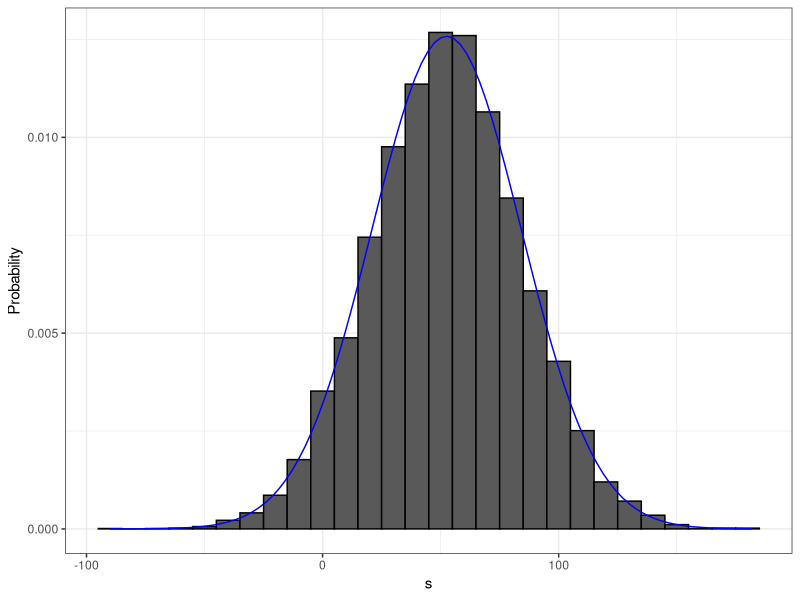

Recreate this plot in R.
## ---- chunk 1
library(tidyverse)
library(dslabs)
library(gridExtra)
library(ggthemes)
ds_theme_set()
options(digits = 3)
knitr::opts_chunk$set(
  comment = "#>",
  collapse = TRUE,
  cache = TRUE,
  out.width = "70%",
  fig.align = "center",
  fig.width = 6,
  fig.asp = 0.618,  # 1 / phi
  fig.show = "hold"
)

img_path <- "img"
## ---- chunk 2
color <- rep(c("Black", "Red", "Green"), c(18, 18, 2)) 
## ---- chunk 3
n <- 1000 
x <- sample(ifelse(color == "Red", -1, 1),  n, replace = TRUE) 
x[1:10] 
## ---- chunk 4
x <- sample(c(-1, 1), n, replace = TRUE, prob = c(9/19, 10/19)) 
## ---- chunk 5
x <- sample(c(-1, 1), n, replace = TRUE, prob = c(9/19, 10/19)) 
s <- sum(x) 
s 
## ---- chunk 6
n <- 1000 
B <- 10000 
roulette_winnings <- function(n){ 
  x <- sample(c(-1, 1), n, replace = TRUE, prob = c(9/19, 10/19)) 
  sum(x) 
} 
s <- replicate(B, roulette_winnings(n)) 
## ---- chunk 7
mean(s < 0) 
## ---- chunk 8
ss <- seq(min(s), max(s), length = 100) 
normal_density <- data.frame(s = ss, f = dnorm(ss, mean(s), sd(s))) 
data.frame(s = s) |> ggplot(aes(s, after_stat(density))) + 
  geom_histogram(color = "black", binwidth = 10)  + 
  ylab("Probability") +  
  geom_line(data = normal_density, mapping = aes(s,f), color = "blue") 
## ---- chunk 9
n <- 1000 
pbinom(n/2 - 1, size = n, prob = 10/19) 
## ---- chunk 10
B <- 10^6 
x <- sample(c(-1, 1), B, replace = TRUE, prob = c(9/19, 10/19)) 
mean(x) 
## ---- chunk 11
2*sqrt(90)/19 
## ---- chunk 12
n <- 1000 
sqrt(n)*2*sqrt(90)/19 
## ---- chunk 13
n <- 1000 
B <- 10000 
roulette_winnings <- function(n){ 
  x <- sample(c(-1, 1), n, replace = TRUE, prob = c(9/19, 10/19)) 
  sum(x) 
} 
s <- replicate(B, roulette_winnings(n)) 
## ---- chunk 14
n * (20 - 18)/38  
sqrt(n)*2*sqrt(90)/19  
## ---- chunk 15
mean(s) 
sd(s) 
## ---- chunk 16
mu <- n*(20 - 18)/38 
se <- sqrt(n)*2*sqrt(90)/19  
pnorm(0, mu, se) 
## ---- chunk 17
mean(s < 0) 
